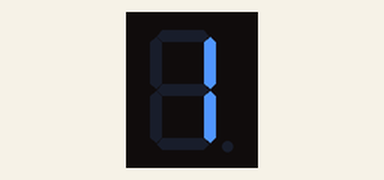
Recording of a sketch running on a simulated Arduino Uno, built with avr-gcc and run on an emulated ATmega328P. Parts: 1-digit seven-segment display. Wiring (inferred from the names in the program): 1-digit 7-segment display, segments lit when LOW: segments pin 11, pin 10, pin 9, pin 8, pin 7, pin 6, pin 5. The segment pins are drawn as the display they are named for.

Above: at 0.1 s.
At 1.1 s:
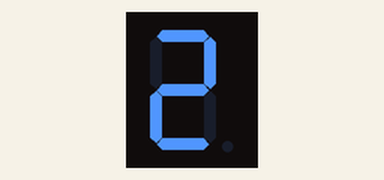

The sketch:

Seven_seg1.ino
```cpp
int a=11,b=10,c=9,d=8,e=7,f=6,g=5;

void setup() {
  // put your setup code here, to run once:
  pinMode(a, OUTPUT);
  pinMode(b, OUTPUT);
  pinMode(c, OUTPUT);
  pinMode(d, OUTPUT);
  pinMode(e, OUTPUT);
  pinMode(f, OUTPUT);
  pinMode(g, OUTPUT);
}

void loop() {
  // put your main code here, to run repeatedly:

  //print 1
digitalWrite(a,HIGH);
digitalWrite(b,LOW);
digitalWrite(c,LOW);
digitalWrite(d,HIGH);
digitalWrite(e,HIGH);
digitalWrite(f,HIGH);
digitalWrite(g,HIGH);

delay(1000);
  //print 2
digitalWrite(a,LOW);
digitalWrite(b,LOW);
digitalWrite(c,HIGH);
digitalWrite(d,LOW);
digitalWrite(e,LOW);
digitalWrite(f,HIGH);
digitalWrite(g,LOW);

delay(1000);

}
```

Measured:
- what the display in image 1 shows lasts 1.0 s, from 1.0 s to 2.0 s
